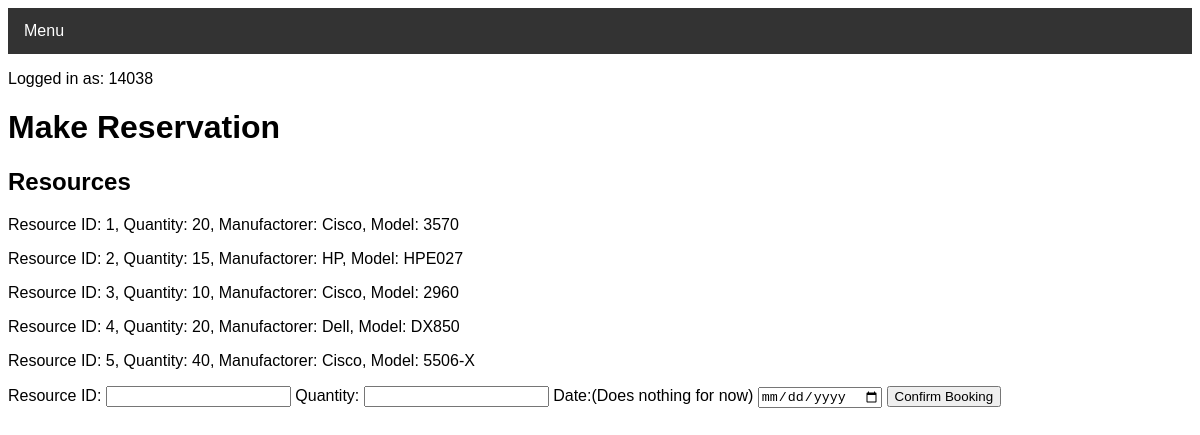
Page /reservation (signed in) on the earlier database version.
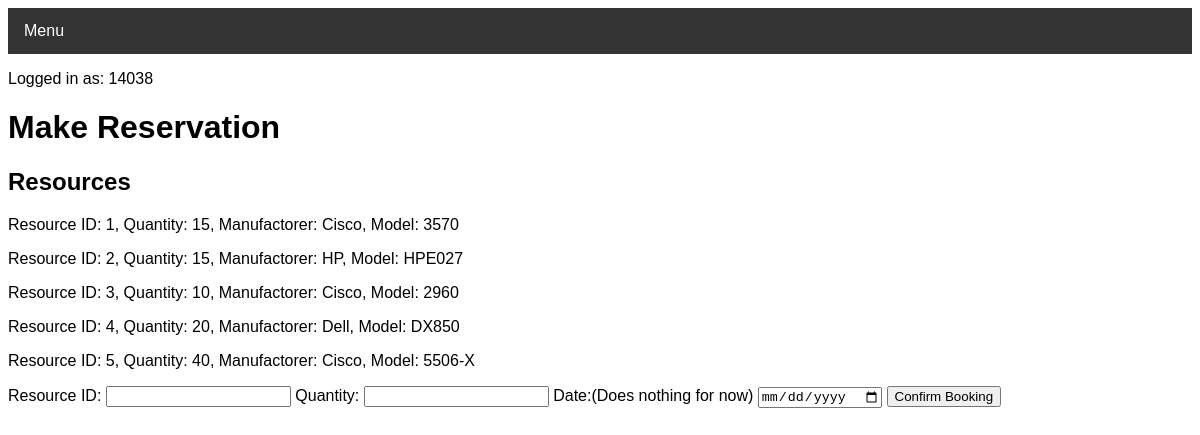
Same page on the later database version.
### tables this page shows
CREATE TABLE Resource (resource_id INTEGER PRIMARY KEY UNIQUE, resource_quantity INTEGER NOT NULL, resource_manufactorer STRING NOT NULL, resource_model NOT NULL);

### routes.py (the view, shortened to what this page needs)
@app.route("/reservation", methods=['GET', 'POST'])
def reservation():
    if "name" not in session:
        return redirect(url_for("login"))
    try:
        lst = res.readResource()
    except TypeError as e:
        flash("Error: Something is not right. Did you input a resource ID that doesn't exist?")
        print(e.args[0])
        lst = res.readResource()
    return render_template("reservation.html", data=lst, username=session['name'])

### Project.py (called while the page is built)
    def readResource(self):
        c = self.conn.cursor()
        c.execute("SELECT 'Resource ID:', resource_id, 'Quantity:', resource_quantity, 'Manufactorer:', resource_manufactorer, 'Model:', resource_model FROM Resource;")
        lst = c.fetchall()
        c.close()
        return lst

### templates/reservation.html (shortened to what this page needs)
<!DOCTYPE html>
<head>
<link rel="stylesheet" href="../static/theme.css">
<link rel="stylesheet" type="text/css" href="../static/barstyle.css" title="style"/>
<link rel="stylesheet" type="text/css" href="../static/errorstyle.css" title="style"/>
</head>
<body>
<div class="navbar">
  <div class="dropdown">
    <button class="dropbtn">Menu
      <i class="fa fa-caret-down"></i>
    </button>
  </div>
</div>
      <p>Logged in as: {{ username }}</p>
<h1>Make Reservation</h1>
<div class="container">
   <h2>Resources</h2>
   <body>
     {%for value in data%}
      <p>{{value | replace("(", "") | replace(")", "") | replace(":", "=") | replace("'", "") | replace("=,", ":")}}</p>
     {%endfor%}
    </body>
<div class="container">
   <form action="" method="post" role="form">
   <label for="ID">Resource ID:</label>
   <input type="text" class="form-control" id="ID" name="ID" required>
   <label for="quantity">Quantity:</label>
   <input type="text" class="form-control" id="quantity" name="quantity" required>
   <label for="date">Date:(Does nothing for now)</label>
   <input type="date" class="form-control" id="date" name="date"/>
   <button type="submit" class="btn btn-success">Confirm Booking</button>
   </form>
</div>

Differences in the rows shown:
changed Resource (number 1 of 5 on the later page): value "Resource ID: 1, Quantity: 20, Manufactorer: Cisco, Model: 3570" → "Resource ID: 1, Quantity: 15, Manufactorer: Cisco, Model: 3570"
